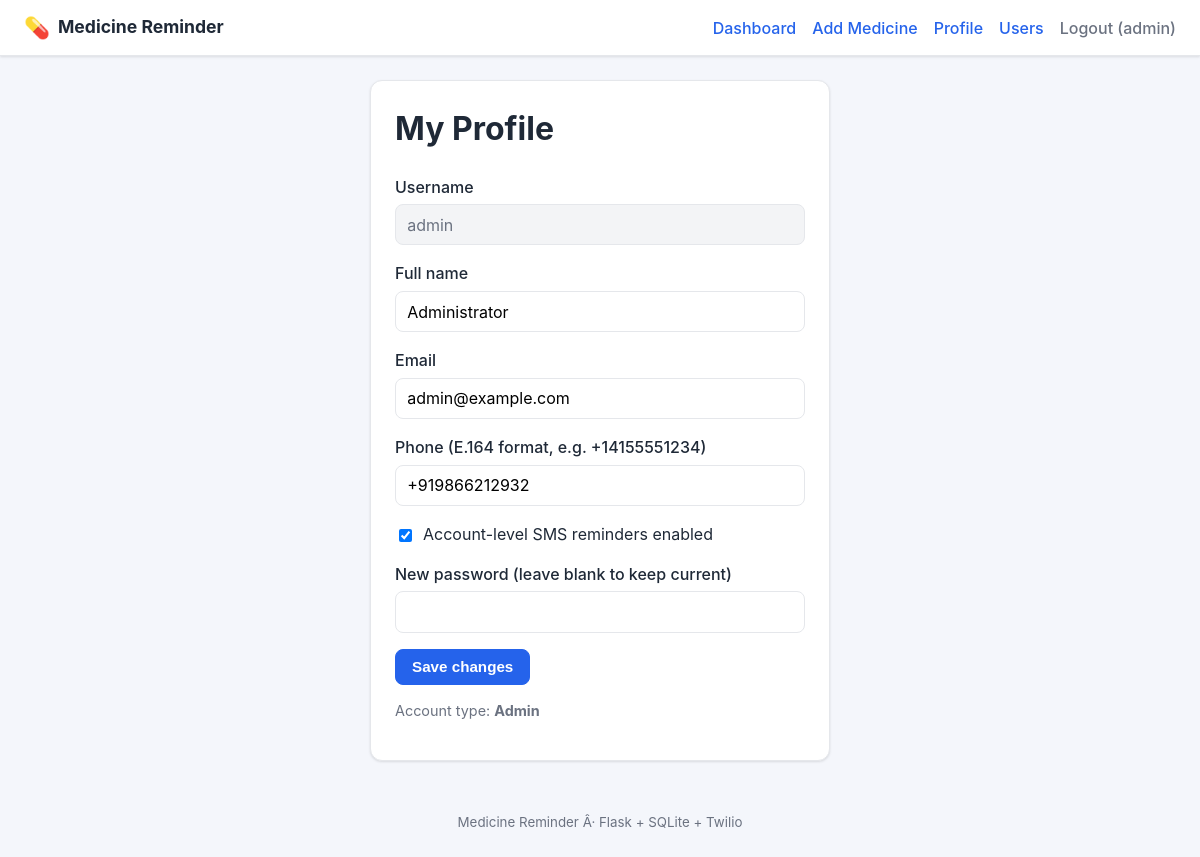
Screenshot of /profile (signed in) with the database file from the repository.
### tables this page shows
CREATE TABLE users (
            id            INTEGER PRIMARY KEY AUTOINCREMENT,
            username      TEXT UNIQUE NOT NULL,
            password_hash TEXT NOT NULL,
            full_name     TEXT,
            email         TEXT,
            phone         TEXT,
            sms_enabled   INTEGER NOT NULL DEFAULT 0,
            is_admin      INTEGER NOT NULL DEFAULT 0,
            created_at    TEXT NOT NULL
        );

### app.py (the view, shortened to what this page needs)
@app.route("/profile", methods=["GET", "POST"])
@login_required
def profile():
    db = get_db()
    user = current_user()
    return render_template("profile.html", user=user)

### app.py (called while the page is built)
def get_db():
    if "db" not in g:
        g.db = sqlite3.connect(DB_PATH)
        g.db.row_factory = sqlite3.Row
        g.db.execute("PRAGMA foreign_keys = ON")
    return g.db

def current_user():
    uid = session.get("user_id")
    if not uid:
        return None
    db = get_db()
    return db.execute("SELECT * FROM users WHERE id = ?", (uid,)).fetchone()

def login_required(view):
    from functools import wraps
    @wraps(view)
    def wrapped(*args, **kwargs):
        if not session.get("user_id"):
            flash("Please log in first.", "warning")
            return redirect(url_for("login"))
        return view(*args, **kwargs)
    return wrapped

@app.context_processor
def inject_user():
    return {"current_user": current_user()}

### templates/profile.html (shortened to what this page needs)
{% extends "base.html" %}
{% block content %}
<div class="card narrow">
  <h1>My Profile</h1>
  <form method="post" action="{{ url_for('profile') }}">
    <label>Username
      <input type="text" value="{{ user.username }}" disabled />
    </label>
    <label>Full name
      <input type="text" name="full_name" value="{{ user.full_name or '' }}" />
    </label>
    <label>Email
      <input type="email" name="email" value="{{ user.email or '' }}" />
    </label>
    <label>Phone (E.164 format, e.g. +14155551234)
      <input type="text" name="phone" value="{{ user.phone or '' }}" />
    </label>
    <label class="check">
      <input type="checkbox" name="sms_enabled" {{ 'checked' if user.sms_enabled else '' }} />
      Account-level SMS reminders enabled
    </label>
    <label>New password (leave blank to keep current)
      <input type="password" name="password" />
    </label>
    <button type="submit" class="btn primary">Save changes</button>
  </form>
  <p class="hint">Account type: <strong>{{ 'Admin' if user.is_admin else 'Standard user' }}</strong></p>
</div>
{% endblock %}

### templates/base.html (shortened to what this page needs)
<!DOCTYPE html>
<html lang="en">
<head>
  <link rel="stylesheet" href="{{ url_for('static', filename='style.css') }}" />
</head>
<body>
  <header class="topbar">
    <div class="brand">
      <span class="pill">💊</span>
      <a href="{{ url_for('dashboard') }}">Medicine Reminder</a>
    </div>
    <nav>
      {% if current_user %}
        <a href="{{ url_for('dashboard') }}">Dashboard</a>
        <a href="{{ url_for('add_medicine') }}">Add Medicine</a>
        <a href="{{ url_for('profile') }}">Profile</a>
        {% if current_user['is_admin'] %}
          <a href="{{ url_for('users_list') }}">Users</a>
        {% endif %}
        <a class="muted" href="{{ url_for('logout') }}">Logout ({{ current_user['username'] }})</a>
      {% else %}
        <a href="{{ url_for('login') }}">Login</a>
        <a href="{{ url_for('register') }}">Register</a>
      {% endif %}
    </nav>
  </header>
  <main class="container">
    {% block content %}{% endblock %}
  </main>
  <footer class="footer">
    <small>Medicine Reminder Â· Flask + SQLite + Twilio</small>
  </footer>
</body>
</html>

### static/style.css (style rules this page uses)
:root { --bg: #f4f6fb; --card: #ffffff; --ink: #1f2937; --muted: #6b7280; --primary: #2563eb; --primary-dark: #1d4ed8; --danger: #dc2626; --ok: #16a34a; --border: #e5e7eb; --shadow: 0 1px 3px rgba(0,0,0,.08), 0 1px 2px rgba(0,0,0,.04); }
* { box-sizing: border-box; }
body { margin: 0; font-family: -apple-system, BlinkMacSystemFont, "Segoe UI", Roboto, Helvetica, Arial, sans-serif; background: var(--bg); color: var(--ink); line-height: 1.5; }
.topbar { display: flex; align-items: center; justify-content: space-between; background: var(--card); padding: .75rem 1.5rem; border-bottom: 1px solid var(--border); box-shadow: var(--shadow); flex-wrap: wrap; gap: .5rem; }
.brand { display: flex; align-items: center; gap: .5rem; font-weight: 700; font-size: 1.1rem; }
.brand a { color: var(--ink); text-decoration: none; }
.brand .pill { font-size: 1.3rem; }
.topbar nav { display: flex; gap: 1rem; flex-wrap: wrap; }
.topbar nav a { color: var(--primary); text-decoration: none; font-weight: 500; }
.topbar nav a.muted { color: var(--muted); }
.container { max-width: 960px; margin: 1.5rem auto; padding: 0 1rem; }
.card { background: var(--card); border: 1px solid var(--border); border-radius: 12px; padding: 1.5rem; box-shadow: var(--shadow); margin-bottom: 1rem; }
.card.narrow { max-width: 460px; margin: 1.5rem auto; }
.card h1 { margin-top: 0; }
label { display: block; margin-bottom: 1rem; font-weight: 500; }
label.check { display: flex; align-items: center; gap: .5rem; font-weight: 400; }
label.check input { width: auto; }
input, select, textarea { width: 100%; margin-top: .35rem; padding: .6rem .7rem; border: 1px solid var(--border); border-radius: 8px; font-size: 1rem; font-family: inherit; background: #fff; }
input:disabled { background: #f3f4f6; color: var(--muted); }
.btn { display: inline-block; padding: .55rem 1rem; border: 1px solid var(--border); border-radius: 8px; background: #fff; color: var(--ink); font-size: .95rem; font-weight: 600; text-decoration: none; cursor: pointer; }
.btn.primary { background: var(--primary); border-color: var(--primary); color: #fff; }
.hint { color: var(--muted); font-size: .9rem; }
.footer { text-align: center; color: var(--muted); padding: 1.5rem; }

### rows the page displays
users: username "admin", full_name "Administrator", email "admin@example.com", phone "+919866212932", is_admin "Admin"
